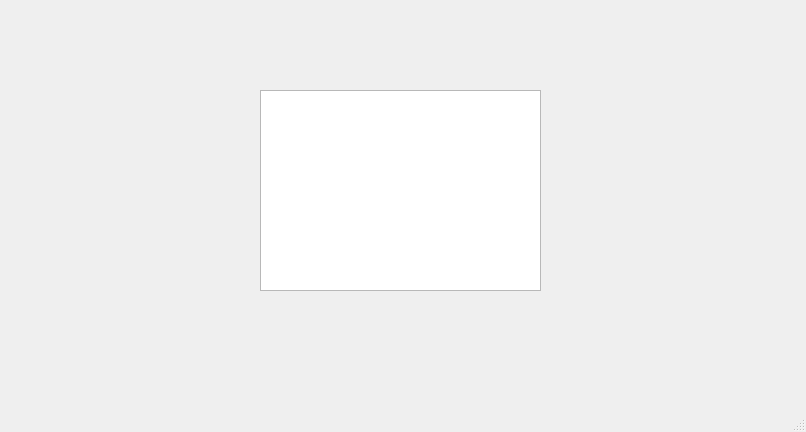
<?xml version="1.0" encoding="UTF-8"?>
<ui version="4.0">
 <class>MainWindow</class>
 <widget class="QMainWindow" name="MainWindow">
  <property name="geometry">
   <rect>
    <x>0</x>
    <y>0</y>
    <width>806</width>
    <height>432</height>
   </rect>
  </property>
  <property name="windowTitle">
   <string>MainWindow</string>
  </property>
  <widget class="QWidget" name="centralwidget">
   <widget class="QListWidget" name="messagesList">
    <property name="geometry">
     <rect>
      <x>260</x>
      <y>90</y>
      <width>281</width>
      <height>201</height>
     </rect>
    </property>
   </widget>
  </widget>
  <widget class="QMenuBar" name="menubar">
   <property name="geometry">
    <rect>
     <x>0</x>
     <y>0</y>
     <width>806</width>
     <height>21</height>
    </rect>
   </property>
  </widget>
  <widget class="QStatusBar" name="statusbar"/>
 </widget>
 <resources/>
 <connections/>
</ui>
